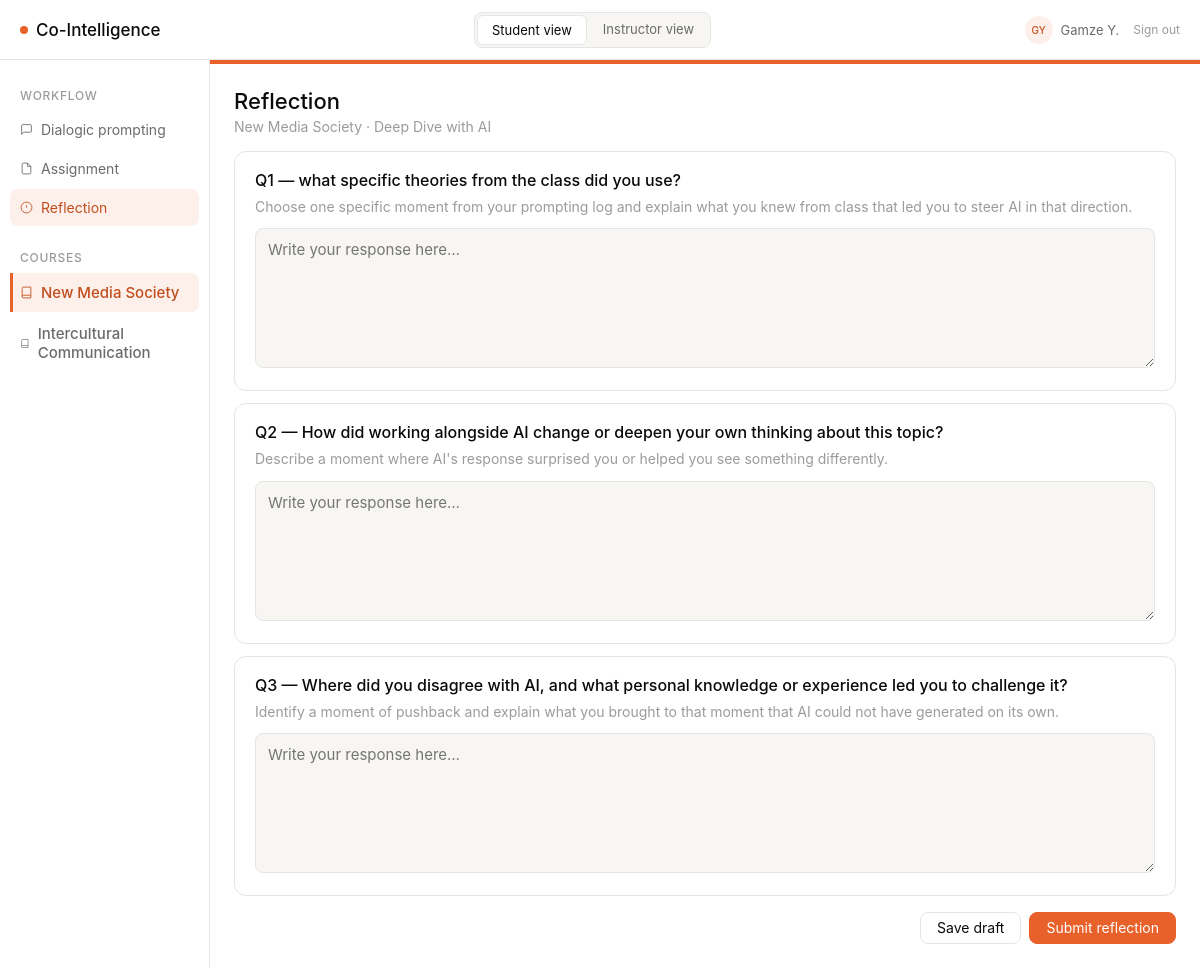
Before: /student/reflection (signed in) with the older database file.
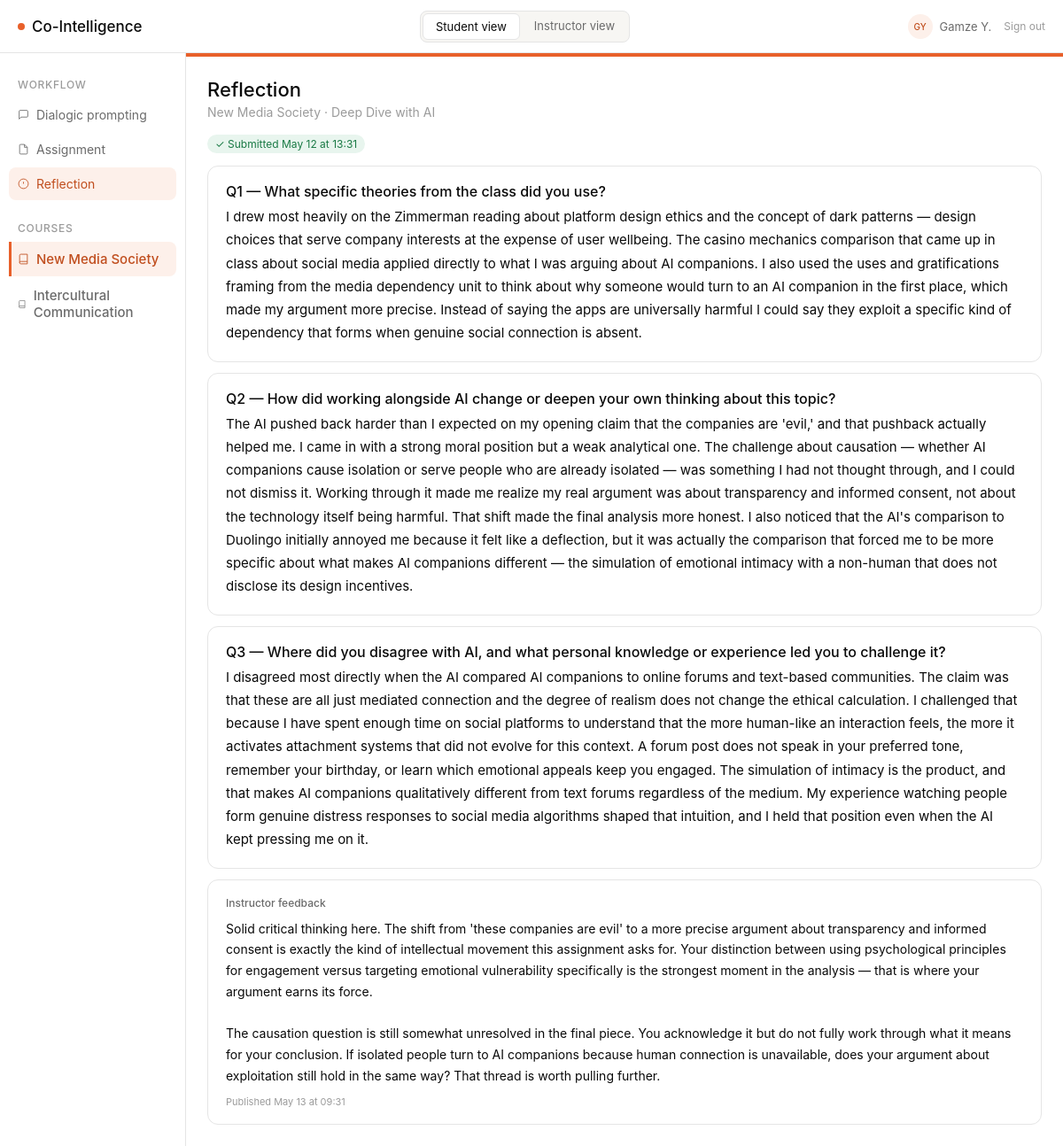
After: the same page with the newer database file.
### models/models.py (models this page shows, shortened)
class User(db.Model, UserMixin):
    __tablename__ = "users"
    id = db.Column(db.Integer, primary_key=True)
    role = db.Column(db.String(20), nullable=False, default="student")  # instructor | student | dev
    display_name = db.Column(db.String(100), nullable=False)
    is_dev = db.Column(db.Boolean, nullable=False, default=False)

class Course(db.Model):
    __tablename__ = "courses"
    id = db.Column(db.Integer, primary_key=True)
    name = db.Column(db.String(200), nullable=False)
    learning_objective = db.Column(db.Text, nullable=False)
    required_concepts = db.Column(db.JSON, nullable=False, default=list)
    output_modalities = db.Column(db.JSON, nullable=False, default=list)
    min_exchanges = db.Column(db.Integer, nullable=False, default=5)
    color = db.Column(db.String(20), nullable=False, default="#E8602A")
    color_light = db.Column(db.String(20), nullable=False, default="#FDF0EA")
    color_text = db.Column(db.String(20), nullable=False, default="#C04E1E")
    color_hover = db.Column(db.String(20), nullable=False, default="#d4521f")
    assignments = db.relationship("Assignment", back_populates="course")
    students = db.relationship("Student", back_populates="course")

class Assignment(db.Model):
    __tablename__ = "assignments"
    id = db.Column(db.Integer, primary_key=True)
    course_id = db.Column(db.Integer, db.ForeignKey("courses.id"), nullable=False)
    title = db.Column(db.String(200), nullable=False)
    description = db.Column(db.Text, nullable=False)
    due_date = db.Column(db.DateTime, nullable=True)
    modality = db.Column(db.String(100), nullable=True)
    instructions = db.Column(db.Text, nullable=True)
    sections_config = db.Column(db.JSON, nullable=True)
    concepts_required = db.Column(db.Boolean, nullable=False, default=False)
    required_concepts = db.Column(db.JSON, nullable=False, default=list)
    archetype = db.Column(db.String(50), nullable=False, default="challenger")
    contribution_level = db.Column(db.String(50), nullable=False, default="thinking_partner")
    phase_1_end = db.Column(db.Integer, nullable=False, default=3)
    phase_2_end = db.Column(db.Integer, nullable=False, default=6)
    sidebar_mode = db.Column(db.String(50), nullable=False, default="prescriptive")
    behavioral_emphasis = db.Column(db.String(50), nullable=False, default="balanced")
    supplementary_instructions = db.Column(db.Text, nullable=False, default="")
    max_score = db.Column(db.Float, nullable=False, default=100)
    course = db.relationship("Course", back_populates="assignments")
    exchanges = db.relationship("PromptExchange", back_populates="assignment")
    reflections = db.relationship("Reflection", back_populates="assignment")
    outputs = db.relationship("Output", back_populates="assignment")
    assessment_scores = db.relationship("AssessmentScore", back_populates="assignment")
    session_summaries = db.relationship("SessionSummary", back_populates="assignment")

class ReflectionConfig(db.Model):
    __tablename__ = "reflection_configs"
    id = db.Column(db.Integer, primary_key=True)
    assignment_id = db.Column(db.Integer, db.ForeignKey("assignments.id"), nullable=False, unique=True)
    question_1 = db.Column(db.Text, nullable=False)
    question_2 = db.Column(db.Text, nullable=False)
    question_3 = db.Column(db.Text, nullable=False)
    hint_1 = db.Column(db.Text, nullable=True)
    hint_2 = db.Column(db.Text, nullable=True)
    hint_3 = db.Column(db.Text, nullable=True)
    updated_at = db.Column(db.DateTime, default=datetime.utcnow)
    assignment = db.relationship("Assignment")

class Reflection(db.Model):
    __tablename__ = "reflections"
    id = db.Column(db.Integer, primary_key=True)
    student_id = db.Column(db.Integer, db.ForeignKey("students.id"), nullable=False)
    assignment_id = db.Column(db.Integer, db.ForeignKey("assignments.id"), nullable=False)
    question_1 = db.Column(db.Text, nullable=False)
    question_2 = db.Column(db.Text, nullable=False)
    question_3 = db.Column(db.Text, nullable=False)
    submitted_at = db.Column(db.DateTime, default=datetime.utcnow)
    is_submitted = db.Column(db.Boolean, nullable=False, default=False)
    is_reopened = db.Column(db.Boolean, nullable=False, default=False)
    reopened_at = db.Column(db.DateTime, nullable=True)
    resubmitted_at = db.Column(db.DateTime, nullable=True)
    student = db.relationship("Student", back_populates="reflections")
    assignment = db.relationship("Assignment", back_populates="reflections")

class Grade(db.Model):
    __tablename__ = "grades"
    id = db.Column(db.Integer, primary_key=True)
    student_id = db.Column(db.Integer, db.ForeignKey("students.id"), nullable=False)
    assignment_id = db.Column(db.Integer, db.ForeignKey("assignments.id"), nullable=False)
    score = db.Column(db.Float, nullable=True)
    max_score = db.Column(db.Float, nullable=False, default=100)
    feedback = db.Column(db.Text, nullable=True)
    is_published = db.Column(db.Boolean, nullable=False, default=False)
    published_at = db.Column(db.DateTime, nullable=True)
    created_at = db.Column(db.DateTime, default=datetime.utcnow)
    updated_at = db.Column(db.DateTime, default=datetime.utcnow)
    student = db.relationship("Student")
    assignment = db.relationship("Assignment")

### routes/student_routes.py (the view, shortened to what this page needs)
@student_bp.route("/reflection", methods=["GET", "POST"])
def reflection():
    student, assignment, course = _get_context()
    existing = Reflection.query.filter_by(
        student_id=student.id, assignment_id=assignment.id
    ).first()
    cfg = ReflectionConfig.query.filter_by(assignment_id=assignment.id).first()
    if cfg:
        questions = {
            "question_1": cfg.question_1,
            "question_2": cfg.question_2,
            "question_3": cfg.question_3,
            "hint_1": cfg.hint_1 or "",
            "hint_2": cfg.hint_2 or "",
            "hint_3": cfg.hint_3 or "",
        }
    else:
        questions = {k: (v or "") for k, v in DEFAULT_REFLECTION_QUESTIONS.items()}
    grade = Grade.query.filter_by(
        student_id=student.id, assignment_id=assignment.id
    ).first()
    return render_template(
        "student/reflection.html",
        student=student,
        assignment=assignment,
        course=course,
        existing=existing,
        questions=questions,
        grade=grade,
    )

### templates/student/reflection.html (shortened to what this page needs)
{% extends "base.html" %}
{% block sidebar %}
<nav class="sidebar">
  <div class="sidebar-section">Workflow</div>
  <a href="{{ url_for('student.prompting') }}"
     class="sidebar-item{% if request.endpoint == 'student.prompting' %} active{% endif %}">
    <svg width="13" height="13" fill="none" stroke="currentColor" stroke-width="1.6" viewBox="0 0 24 24"><path d="M21 15a2 2 0 0 1-2 2H7l-4 4V5a2 2 0 0 1 2-2h14a2 2 0 0 1 2 2z"/></svg>
    Dialogic prompting
  </a>
  <a href="{{ url_for('student.assignment') }}"
     class="sidebar-item{% if request.endpoint == 'student.assignment' %} active{% endif %}">
    <svg width="13" height="13" fill="none" stroke="currentColor" stroke-width="1.6" viewBox="0 0 24 24"><path d="M14 2H6a2 2 0 0 0-2 2v16a2 2 0 0 0 2 2h12a2 2 0 0 0 2-2V8z"/><polyline points="14 2 14 8 20 8"/></svg>
    Assignment
  </a>
  <a href="{{ url_for('student.reflection') }}"
     class="sidebar-item{% if request.endpoint == 'student.reflection' %} active{% endif %}">
    <svg width="13" height="13" fill="none" stroke="currentColor" stroke-width="1.6" viewBox="0 0 24 24"><circle cx="12" cy="12" r="10"/><line x1="12" y1="8" x2="12" y2="12"/><line x1="12" y1="16" x2="12.01" y2="16"/></svg>
    Reflection
  </a>
  {% include "_course_nav.html" %}
</nav>
{% endblock %}
{% block content %}
{% set is_submitted = existing is not none and existing.is_submitted %}
{% set is_reopened  = existing is not none and existing.is_submitted and existing.is_reopened %}
<div style="margin-bottom:16px;">
  <h1 class="page-title">Reflection</h1>
  <div class="page-sub">{{ course.name }} &middot; {{ assignment.title }}</div>
</div>
{% if is_submitted and not is_reopened %}
<div style="margin-bottom:14px;">
  <span class="pill pill-submitted">&#10003; Submitted {{ existing.submitted_at.strftime('%b %d at %H:%M') }}
  </span>
</div>
<div class="card q-card">
  <div class="q-label">Q1 — {{ questions['question_1'] }}</div>
  <div class="q-answer">{{ existing.question_1 }}</div>
</div>
<div class="card q-card">
  <div class="q-label">Q2 — {{ questions['question_2'] }}</div>
  <div class="q-answer">{{ existing.question_2 }}</div>
</div>
<div class="card q-card">
  <div class="q-label">Q3 — {{ questions['question_3'] }}</div>
  <div class="q-answer">{{ existing.question_3 }}</div>
</div>
<div class="card" style="margin-top:4px;">
  <div style="font-size:12px;font-weight:500;color:var(--text-secondary);margin-bottom:10px;">Instructor feedback</div>
  {% if grade and grade.is_published %}
    {% if grade.feedback %}
    <div style="font-size:14px;color:var(--text-primary);line-height:1.7;white-space:pre-wrap;margin-bottom:10px;">{{ grade.feedback }}</div>
    {% endif %}
    <div style="font-size:11px;color:var(--text-tertiary);">Published {{ grade.published_at.strftime('%b %d at %H:%M') }}</div>
  {% else %}
    <div style="font-size:12px;color:var(--text-tertiary);">Your instructor will leave feedback here after reviewing your work.</div>
  {% endif %}
</div>
{% else %}
<div class="card q-card">
  <div class="q-label">Q1 — {{ questions['question_1'] }}</div>
  {% if questions['hint_1'] %}<div class="q-hint">{{ questions['hint_1'] }}</div>{% endif %}
  <textarea id="q1" rows="5" placeholder="Write your response here…">{{ existing.question_1 if existing else '' }}</textarea>
</div>
<div class="card q-card">
  <div class="q-label">Q2 — {{ questions['question_2'] }}</div>
  {% if questions['hint_2'] %}<div class="q-hint">{{ questions['hint_2'] }}</div>{% endif %}
  <textarea id="q2" rows="5" placeholder="Write your response here…">{{ existing.question_2 if existing else '' }}</textarea>
</div>
<div class="card q-card">
  <div class="q-label">Q3 — {{ questions['question_3'] }}</div>
  {% if questions['hint_3'] %}<div class="q-hint">{{ questions['hint_3'] }}</div>{% endif %}
  <textarea id="q3" rows="5" placeholder="Write your response here…">{{ existing.question_3 if existing else '' }}</textarea>
</div>
<div class="action-row">
  <button class="btn" onclick="saveDraft()">Save draft</button>
  {% if is_reopened %}
  <button class="btn btn-primary" onclick="resubmitReflection()">Resubmit reflection</button>
  {% else %}
  <button class="btn btn-primary" onclick="confirmSubmit()">Submit reflection</button>
  {% endif %}
</div>
{% endif %}
{% endblock %}

### templates/base.html (shortened to what this page needs)
<!DOCTYPE html>
<html lang="en">
<head>
  <link rel="stylesheet" href="{{ url_for('static', filename='style.css') }}" />
  <link rel="stylesheet" href="https://cdn.jsdelivr.net/npm/@tabler/icons-webfont@latest/tabler-icons.min.css" />
</head>
<body>
{% set is_student    = request.path.startswith('/student') %}
{% set is_instructor = request.path.startswith('/instructor') %}
{% if current_user.is_authenticated %}
  {% set _display = current_user.display_name %}
  {% set _parts   = _display.split() %}
  {% set _initials = (_parts[0][0] + (_parts[1][0] if _parts|length > 1 else ''))|upper %}
{% elif is_student %}
  {% set _display  = "Alex M." %}
  {% set _initials = "AM" %}
{% else %}
  {% set _display  = "Instructor" %}
  {% set _initials = "IN" %}
{% endif %}
<div class="app">
  <div class="topbar">
    <a class="logo" href="/">
      <span class="logo-dot"></span>
      Co-Intelligence
    </a>
    <div class="topbar-toggles">
      {% if current_user.is_authenticated and current_user.role == 'student' %}
        <span class="topbar-toggle active" style="cursor:default;">Student view</span>
      {% else %}
        <a href="{{ url_for('student.prompting') }}"
           class="topbar-toggle{% if is_student %} active{% endif %}">
          Student view
        </a>
        <a href="{{ url_for('instructor.dashboard') }}"
           class="topbar-toggle{% if is_instructor %} active{% endif %}">
          Instructor view
        </a>
      {% endif %}
    </div>
    <div class="topbar-user">
      <div class="user-avatar">{{ _initials }}</div>
      <span class="user-name">{{ _display }}</span>
      <a href="{{ url_for('logout') }}"
         style="font-size:12px;color:var(--text-tertiary);text-decoration:none;margin-left:6px;">
        Sign out
      </a>
    </div>
  </div>
  <div class="main">
    {% block sidebar %}{% endblock %}
    <div class="content">
      {% block content %}{% endblock %}
    </div>
  </div>
</div>
</body>
</html>

### templates/_course_nav.html
{% if all_courses and all_courses | length > 1 %}
<div class="sidebar-section" style="margin-top:8px;">Courses</div>
{% for c in all_courses %}
<a href="{{ url_for('switch_course', course_id=c.id) }}"
   class="sidebar-item{% if c.id == current_course_id %} active{% endif %}"
   style="font-size:15px;font-weight:500;{% if c.id == current_course_id %}border-left:3px solid {{ course_color }};border-radius:0 8px 8px 0;padding-left:7px;{% endif %}">
  <svg width="13" height="13" fill="none" stroke="currentColor" stroke-width="1.6" viewBox="0 0 24 24">
    <path d="M4 19.5A2.5 2.5 0 0 1 6.5 17H20"/><path d="M6.5 2H20v20H6.5A2.5 2.5 0 0 1 4 19.5v-15A2.5 2.5 0 0 1 6.5 2z"/>
  </svg>
  {{ c.name }}
</a>
{% endfor %}
{% endif %}

Changed rows visible on the page:
added Reflection: submitted_at "May 12 at 13:31", question_1 "I drew most heavily on the Zimmerman reading about platform design ethics and the concept of dark patterns — design choices that serve company interests at the expense of user wellbeing. The casino mechanics comparison that came up in class about social media applied directly to what I was arguing about AI companions. I also used the uses and gratifications framing from the media dependency unit to think about why someone would turn to an AI companion in the first place, which made my argument more precise. Instead of saying the apps are universally harmful I could say they exploit a specific kind of dependency that forms when genuine social connection is absent.", question_2 "The AI pushed back harder than I expected on my opening claim that the companies are 'evil,' and that pushback actually helped me. I came in with a strong moral position but a weak analytical one. The challenge about causation — whether AI companions cause isolation or serve people who are already isolated — was something I had not thought through, and I could not dismiss it. Working through it made me realize my real argument was about transparency and informed consent, not about the technology itself being harmful. That shift made the final analysis more honest. I also noticed that the AI's comparison to Duolingo initially annoyed me because it felt like a deflection, but it was actually…", question_3 "I disagreed most directly when the AI compared AI companions to online forums and text-based communities. The claim was that these are all just mediated connection and the degree of realism does not change the ethical calculation. I challenged that because I have spent enough time on social platforms to understand that the more human-like an interaction feels, the more it activates attachment systems that did not evolve for this context. A forum post does not speak in your preferred tone, remember your birthday, or learn which emotional appeals keep you engaged. The simulation of intimacy is the product, and that makes AI companions qualitatively different from text forums regardless of the…"
changed ReflectionConfig: question_1 "what specific theories from the class did you use?" → "What specific theories from the class did you use?"; hint_1 "Choose one specific moment from your prompting log and explain what you knew from class that led you to steer AI in that direction." → (not shown); hint_2 "Describe a moment where AI's response surprised you or helped you see something differently." → (not shown); hint_3 "Identify a moment of pushback and explain what you brought to that moment that AI could not have generated on its own." → (not shown)
added Grade: feedback "Solid critical thinking here. The shift from 'these companies are evil' to a more precise argument about transparency and informed consent is exactly the kind of intellectual movement this assignment asks for. Your distinction between using psychological principles for engagement versus targeting emotional vulnerability specifically is the strongest moment in the analysis — that is where your argument earns its force. The causation question is still somewhat unresolved in the final piece. You acknowledge it but do not fully work through what it means for your conclusion. If isolated people turn to AI companions because human connection is unavailable, does your argument about exploitation…", published_at "May 13 at 09:31"
Other visible differences:
text no longer shown: "Save draft Submit reflection"
text now shown: "✓ Submitted Instructor feedback Published"
